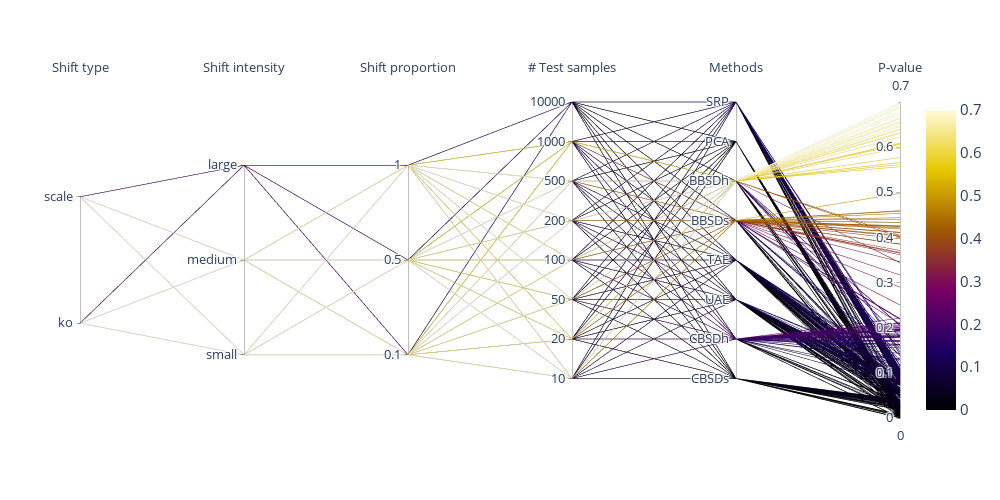

Write notebook code for a chart like this one.
### Code cell
parallel_coordinate_p_values(list_shift_types, list_shift_str,
                            list_dict_results, list_methods,
                            list_is_concepts)

### Figure 1 — Plotly figure (JSON) as saved in the notebook; plotly's stock layout.template omitted (floating-point values rounded to 4 significant figures; data arrays with more than 128 entries replaced by an {"elided": "..."} marker saying what was removed)
{"data": [{"dimensions": [{"label": "Shift type", "range": [0, 1], "ticktext": ["ko", "scale"], "tickvals": [0.3, 0.7], "values": {"elided": "1152 float values"}}, {"label": "Shift intensity", "range": [0, 1], "ticktext": ["small", "medium", "large"], "tickvals": [0.2, 0.5, 0.8], "values": {"elided": "1152 float values"}}, {"label": "Shift proportion", "range": [0, 1], "ticktext": [0.1, 0.5, 1], "tickvals": [0.2, 0.5, 0.8], "values": {"elided": "1152 float values"}}, {"label": "# Test samples", "range": [0, 1], "ticktext": [10, 20, 50, 100, 200, 500, 1000, 10000], "tickvals": [0.125, 0.25, 0.375, 0.5, 0.625, 0.75, 0.875, 1], "values": {"elided": "1152 float values"}}, {"label": "Methods", "range": [0, 1], "ticktext": ["CBSDs", "CBSDh", "UAE", "TAE", "BBSDs", "BBSDh", "PCA", "SRP"], "tickvals": [0.125, 0.25, 0.375, 0.5, 0.625, 0.75, 0.875, 1], "values": {"elided": "1152 float values"}}, {"label": "P-value", "range": [0, 0.7], "values": {"elided": "1152 float values"}}], "line": {"cmax": 0.7, "cmin": 0, "color": {"elided": "1152 float values"}, "colorscale": [[0, "rgb(0,0,0)"], [0.2, "rgb(30,0,100)"], [0.4, "rgb(120,0,100)"], [0.6, "rgb(160,90,0)"], [0.8, "rgb(230,200,0)"], [1, "rgb(255,250,220)"]], "showscale": true}, "type": "parcoords"}], "layout": {"font": {"size": 15}, "height": 500, "paper_bgcolor": "white", "plot_bgcolor": "white", "width": 1000}}
